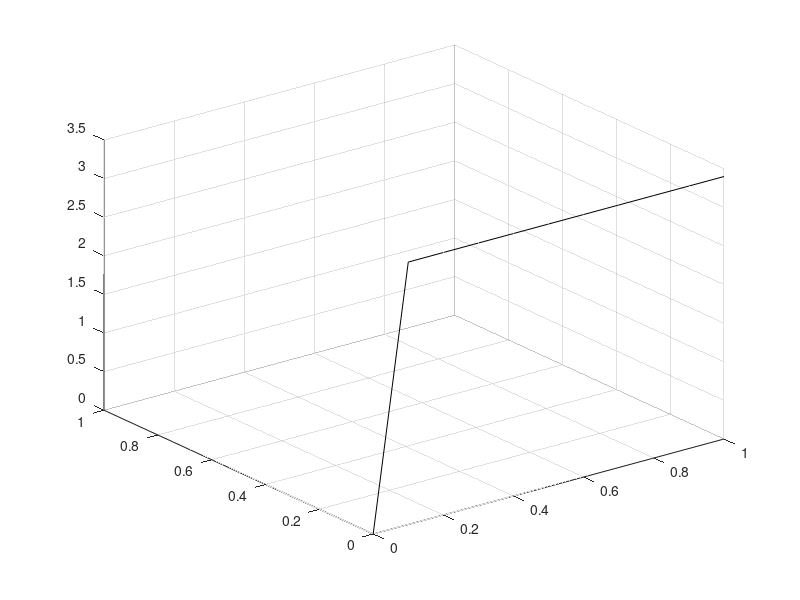

The MATLAB source for this figure:
close all
clear
clc

%%
a=2.3e-5; %alpha in m^2/s
k=200; %(W/m k)
h=100; %W/(m2 K)
tinf=400; %T(inf)
Tl=10; %Tlast in secs
xl=1; %xlast in meter
x0=0; %x0 in meter
yl=1; %ylast in meter
y0=0; %y0 in meter
dx=0.1; %x step
dy=0.1; %y step
dt=1; %time step
lt=Tl/dt+1; %length(t) with discretization
lx=(xl-x0)/dx+1; %length(x) with discretization
ly=(yl-y0)/dy+1; %length(y) with discretization
Td=a*Tl/(dx^2+dy^2); %dimensionless time, at/(x^2+y^2);

%%
x=x0:dx:xl;
y=y0:dy:yl;
t=0:dt:Tl;
u=0:0.001:Tl;u(1)=eps;
T=zeros(lx,ly);
for i=1:lx
    for j=1:ly
        j21=(exp((y(j)./sqrt(4*a*u)+h*(sqrt(a*u))/k).^2).*erfc(y(j)./sqrt(4*a*u)+h*(sqrt(a*u))/k).*exp(-(x(i).^2+y(j).^2)./(4*a*u))./u.^(1.5));
        j21=trapz(u,j21);
        i5=(erfc(x(i)./sqrt(4*a*u)).*exp(-y(j)^2./(4*a.*u))./u.^(1.5));
        i5=0.5*trapz(u,i5);
        t=t(end);
        T(i,j)=tinf*erf(x(i)./sqrt(4.*a.*t)).*(erfc(y(j)./sqrt(4*a.*t))-exp(-y(j).^2/(4.*a.*t)).*exp((y(j)./sqrt(4*a*t)+h*sqrt(a*t)/k).^2).*erfc(y(j)./sqrt(4*a*t)+h*sqrt(a*t)/k))...
        -tinf.*x(i)./sqrt(pi)./sqrt(4*a).*(j21-2*i5);
    end
end
[x,y]=meshgrid(x,y);
surf(y,x,T)
save analytic.dat T -ascii







